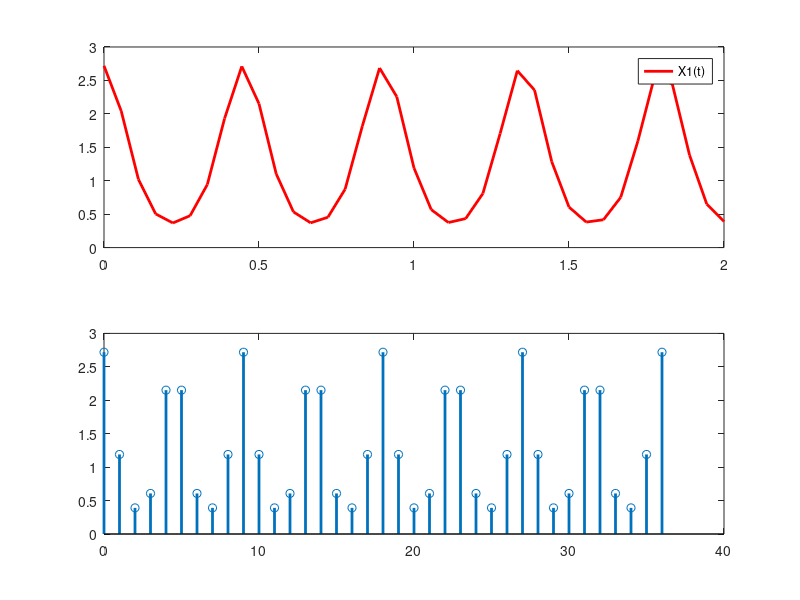

Recreate this plot in MATLAB.
%{
Integrantes
=========================
Gladys Arias (Autora del código del ejercicio_4)
Alexis Gavriel
Cristian Rivera 
Andres Vargas
Fecha: Marzo 15, 2019.

Descripción del algoritmo
=========================
algoritmo: La funcion toma una Señal X1[n] y X2[n] las plotean
%}
function d=ejercicio_2()
  t=[0:1/18:2];
  n=[0:1:36];
  x1=exp(cos(40*pi*t/9));
  x2=exp(cos(40*pi*n/9));
  #plot(t,x1, "-;X1(t);r", "linewidth",2,x2,"-b;X2(n);","linewidth",2);

  xlabel ("t");
  ylabel ("X1(t)");
  title ("Plot for continus time")
  subplot (2, 1, 1)
  plot (t,x1, "-;X1(t);r", "linewidth",2);
  subplot (2, 1, 2)
  stem (n,x2,"-;X2(n);","linewidth",2);
  end